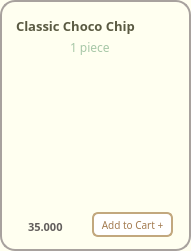
       <widget class="QFrame" name="frame_cookclassicchoco">
        <property name="geometry">
         <rect>
          <x>10</x>
          <y>10</y>
          <width>191</width>
          <height>251</height>
         </rect>
        </property>
        <property name="font">
         <font>
          <family>Mongolian Baiti</family>
         </font>
        </property>
        <property name="styleSheet">
         <string notr="true">background-color:#FFFFF0;
border-radius: 15px; 
border: 2px solid #A8A29E ;</string>
        </property>
        <property name="frameShape">
         <enum>QFrame::StyledPanel</enum>
        </property>
        <property name="frameShadow">
         <enum>QFrame::Raised</enum>
        </property>
        <widget class="QLabel" name="label_cookies_classic_choco">
         <property name="geometry">
          <rect>
           <x>20</x>
           <y>60</y>
           <width>141</width>
           <height>131</height>
          </rect>
         </property>
         <property name="sizePolicy">
          <sizepolicy hsizetype="Fixed" vsizetype="Fixed">
           <horstretch>25</horstretch>
           <verstretch>25</verstretch>
          </sizepolicy>
         </property>
         <property name="minimumSize">
          <size>
           <width>25</width>
           <height>25</height>
          </size>
         </property>
         <property name="maximumSize">
          <size>
           <width>16777215</width>
           <height>16777215</height>
          </size>
         </property>
         <property name="sizeIncrement">
          <size>
           <width>3</width>
           <height>0</height>
          </size>
         </property>
         <property name="styleSheet">
          <string notr="true">border:0px;
border-radius:0px;
background-color: transparent</string>
         </property>
         <property name="frameShape">
          <enum>QFrame::WinPanel</enum>
         </property>
         <property name="text">
          <string/>
         </property>
         <property name="pixmap">
          <pixmap>../images/image-removebg-preview (46).png</pixmap>
         </property>
         <property name="scaledContents">
          <bool>true</bool>
         </property>
        </widget>
        <widget class="QLabel" name="label_classic_choco">
         <property name="geometry">
          <rect>
           <x>16</x>
           <y>16</y>
           <width>161</width>
           <height>20</height>
          </rect>
         </property>
         <property name="sizePolicy">
          <sizepolicy hsizetype="Fixed" vsizetype="Fixed">
           <horstretch>0</horstretch>
           <verstretch>0</verstretch>
          </sizepolicy>
         </property>
         <property name="font">
          <font>
           <family>Mongolian Baiti</family>
           <pointsize>10</pointsize>
           <weight>75</weight>
           <bold>true</bold>
          </font>
         </property>
         <property name="styleSheet">
          <string notr="true">border-radius: 0px;
border:0px solid;
color:#5A5A42</string>
         </property>
         <property name="text">
          <string>Classic Choco Chip</string>
         </property>
        </widget>
        <widget class="QLabel" name="label_classic_choco_size">
         <property name="geometry">
          <rect>
           <x>70</x>
           <y>39</y>
           <width>51</width>
           <height>16</height>
          </rect>
         </property>
         <property name="font">
          <font>
           <family>Mongolian Baiti</family>
           <pointsize>9</pointsize>
          </font>
         </property>
         <property name="styleSheet">
          <string notr="true">color: #A7C7A7;
border:0px</string>
         </property>
         <property name="text">
          <string>1 piece</string>
         </property>
        </widget>
        <widget class="QLabel" name="label_classic_choco_price_2">
         <property name="geometry">
          <rect>
           <x>28</x>
           <y>219</y>
           <width>81</width>
           <height>16</height>
          </rect>
         </property>
         <property name="font">
          <font>
           <family>Mongolian Baiti</family>
           <pointsize>8</pointsize>
           <weight>75</weight>
           <bold>true</bold>
          </font>
         </property>
         <property name="styleSheet">
          <string notr="true">border:0px;
color: rgb(98, 94, 92);
</string>
         </property>
         <property name="text">
          <string>35.000</string>
         </property>
        </widget>
        <widget class="QPushButton" name="pushButton_add_classic_choco">
         <property name="geometry">
          <rect>
           <x>92</x>
           <y>212</y>
           <width>81</width>
           <height>25</height>
          </rect>
         </property>
         <property name="maximumSize">
          <size>
           <width>16777207</width>
           <height>16777215</height>
          </size>
         </property>
         <property name="font">
          <font>
           <family>Mongolian Baiti</family>
           <pointsize>-1</pointsize>
          </font>
         </property>
         <property name="styleSheet">
          <string notr="true">QPushButton {
    background-color: white;
    color: #A37B50;
    border: 2px solid #C2A87E;
    border-radius: 6px;
    padding: 4px 5px;
    font-size: 10px;
}

QPushButton:hover {
    background-color: #F7F3EF;
}

QPushButton:pressed {
    background-color: #E6D5C3;
}
</string>
         </property>
         <property name="text">
          <string>Add to Cart +</string>
         </property>
        </widget>
       </widget>
